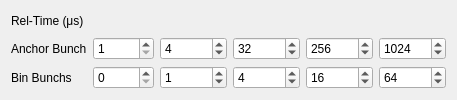
                <widget class="QWidget" name="tab_5">
                 <attribute name="title">
                  <string>Manual</string>
                 </attribute>
                 <layout class="QGridLayout" name="gridLayout_16">
                  <item row="4" column="0">
                   <widget class="QLabel" name="label_binbunches">
                    <property name="text">
                     <string>Bin Bunchs</string>
                    </property>
                   </widget>
                  </item>
                  <item row="3" column="0">
                   <widget class="QLabel" name="label_anchorbunch">
                    <property name="text">
                     <string>Anchor Bunch</string>
                    </property>
                   </widget>
                  </item>
                  <item row="0" column="4">
                   <widget class="QLabel" name="label_rtime3">
                    <property name="text">
                     <string/>
                    </property>
                   </widget>
                  </item>
                  <item row="4" column="2">
                   <widget class="QSpinBox" name="spinBox_numb1">
                    <property name="minimum">
                     <number>-1</number>
                    </property>
                    <property name="maximum">
                     <number>99999</number>
                    </property>
                    <property name="value">
                     <number>1</number>
                    </property>
                   </widget>
                  </item>
                  <item row="4" column="1">
                   <widget class="QSpinBox" name="spinBox_numb0">
                    <property name="minimum">
                     <number>0</number>
                    </property>
                    <property name="maximum">
                     <number>99999</number>
                    </property>
                    <property name="value">
                     <number>0</number>
                    </property>
                   </widget>
                  </item>
                  <item row="3" column="5">
                   <widget class="QSpinBox" name="spinBox_anchor4">
                    <property name="minimum">
                     <number>1</number>
                    </property>
                    <property name="maximum">
                     <number>999999</number>
                    </property>
                    <property name="value">
                     <number>1024</number>
                    </property>
                   </widget>
                  </item>
                  <item row="4" column="4">
                   <widget class="QSpinBox" name="spinBox_numb3">
                    <property name="minimum">
                     <number>-1</number>
                    </property>
                    <property name="maximum">
                     <number>99999</number>
                    </property>
                    <property name="value">
                     <number>16</number>
                    </property>
                   </widget>
                  </item>
                  <item row="0" column="3">
                   <widget class="QLabel" name="label_rtime2">
                    <property name="text">
                     <string/>
                    </property>
                   </widget>
                  </item>
                  <item row="4" column="3">
                   <widget class="QSpinBox" name="spinBox_numb2">
                    <property name="minimum">
                     <number>-1</number>
                    </property>
                    <property name="maximum">
                     <number>99999</number>
                    </property>
                    <property name="value">
                     <number>4</number>
                    </property>
                    <property name="displayIntegerBase">
                     <number>10</number>
                    </property>
                   </widget>
                  </item>
                  <item row="3" column="2">
                   <widget class="QSpinBox" name="spinBox_anchor1">
                    <property name="minimum">
                     <number>1</number>
                    </property>
                    <property name="maximum">
                     <number>999999</number>
                    </property>
                    <property name="value">
                     <number>4</number>
                    </property>
                   </widget>
                  </item>
                  <item row="3" column="3">
                   <widget class="QSpinBox" name="spinBox_anchor2">
                    <property name="minimum">
                     <number>1</number>
                    </property>
                    <property name="maximum">
                     <number>999999</number>
                    </property>
                    <property name="value">
                     <number>32</number>
                    </property>
                   </widget>
                  </item>
                  <item row="0" column="2">
                   <widget class="QLabel" name="label_rtime1">
                    <property name="text">
                     <string/>
                    </property>
                   </widget>
                  </item>
                  <item row="0" column="0">
                   <widget class="QLabel" name="label_18">
                    <property name="text">
                     <string>Rel-Time (μs)</string>
                    </property>
                   </widget>
                  </item>
                  <item row="3" column="4">
                   <widget class="QSpinBox" name="spinBox_anchor3">
                    <property name="minimum">
                     <number>1</number>
                    </property>
                    <property name="maximum">
                     <number>999999</number>
                    </property>
                    <property name="value">
                     <number>256</number>
                    </property>
                   </widget>
                  </item>
                  <item row="0" column="5">
                   <widget class="QLabel" name="label_rtime4">
                    <property name="text">
                     <string/>
                    </property>
                   </widget>
                  </item>
                  <item row="0" column="1">
                   <widget class="QLabel" name="label_rtime0">
                    <property name="text">
                     <string/>
                    </property>
                   </widget>
                  </item>
                  <item row="3" column="1">
                   <widget class="QSpinBox" name="spinBox_anchor0">
                    <property name="minimum">
                     <number>1</number>
                    </property>
                    <property name="maximum">
                     <number>9999</number>
                    </property>
                    <property name="value">
                     <number>1</number>
                    </property>
                   </widget>
                  </item>
                  <item row="4" column="5">
                   <widget class="QSpinBox" name="spinBox_numb4">
                    <property name="minimum">
                     <number>-1</number>
                    </property>
                    <property name="maximum">
                     <number>99999</number>
                    </property>
                    <property name="value">
                     <number>64</number>
                    </property>
                   </widget>
                  </item>
                 </layout>
                </widget>
